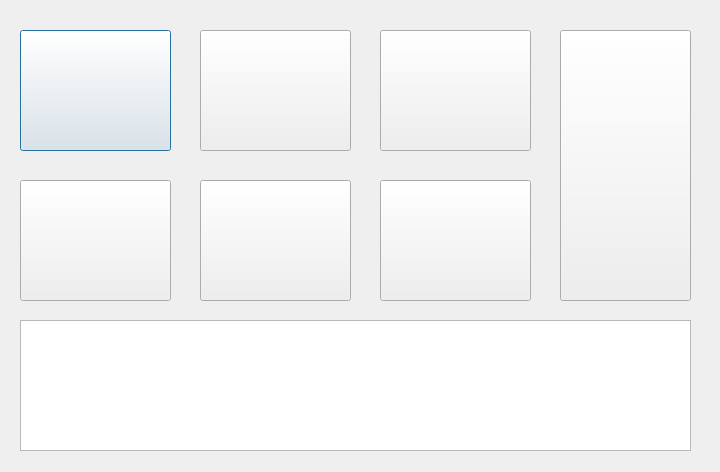
<?xml version="1.0" encoding="UTF-8"?>
<ui version="4.0">
 <class>Dialog</class>
 <widget class="QDialog" name="Dialog">
  <property name="geometry">
   <rect>
    <x>0</x>
    <y>0</y>
    <width>720</width>
    <height>472</height>
   </rect>
  </property>
  <property name="cursor">
   <cursorShape>ArrowCursor</cursorShape>
  </property>
  <property name="mouseTracking">
   <bool>false</bool>
  </property>
  <property name="windowTitle">
   <string>서빙 로봇 제어</string>
  </property>
  <property name="windowIcon">
   <iconset>
    <normaloff>../../../../icon/free-icon-food-serving-11746816.png</normaloff>../../../../icon/free-icon-food-serving-11746816.png</iconset>
  </property>
  <widget class="QPushButton" name="table1_button">
   <property name="geometry">
    <rect>
     <x>20</x>
     <y>30</y>
     <width>151</width>
     <height>121</height>
    </rect>
   </property>
   <property name="cursor">
    <cursorShape>PointingHandCursor</cursorShape>
   </property>
   <property name="icon">
    <iconset>
     <normaloff>../img/free-icon-number-1-3097244.png</normaloff>../img/free-icon-number-1-3097244.png</iconset>
   </property>
   <property name="iconSize">
    <size>
     <width>80</width>
     <height>80</height>
    </size>
   </property>
   <property name="checkable">
    <bool>false</bool>
   </property>
  </widget>
  <widget class="QPushButton" name="table2_button">
   <property name="geometry">
    <rect>
     <x>200</x>
     <y>30</y>
     <width>151</width>
     <height>121</height>
    </rect>
   </property>
   <property name="cursor">
    <cursorShape>PointingHandCursor</cursorShape>
   </property>
   <property name="text">
    <string/>
   </property>
   <property name="icon">
    <iconset>
     <normaloff>../img/free-icon-two-3097266.png</normaloff>../img/free-icon-two-3097266.png</iconset>
   </property>
   <property name="iconSize">
    <size>
     <width>80</width>
     <height>80</height>
    </size>
   </property>
   <property name="checkable">
    <bool>false</bool>
   </property>
  </widget>
  <widget class="QPushButton" name="table3_button">
   <property name="geometry">
    <rect>
     <x>380</x>
     <y>30</y>
     <width>151</width>
     <height>121</height>
    </rect>
   </property>
   <property name="cursor">
    <cursorShape>PointingHandCursor</cursorShape>
   </property>
   <property name="text">
    <string/>
   </property>
   <property name="icon">
    <iconset>
     <normaloff>../img/free-icon-three-3097290.png</normaloff>../img/free-icon-three-3097290.png</iconset>
   </property>
   <property name="iconSize">
    <size>
     <width>80</width>
     <height>80</height>
    </size>
   </property>
   <property name="checkable">
    <bool>false</bool>
   </property>
  </widget>
  <widget class="QPushButton" name="table4_button">
   <property name="geometry">
    <rect>
     <x>20</x>
     <y>180</y>
     <width>151</width>
     <height>121</height>
    </rect>
   </property>
   <property name="cursor">
    <cursorShape>PointingHandCursor</cursorShape>
   </property>
   <property name="text">
    <string/>
   </property>
   <property name="icon">
    <iconset>
     <normaloff>../img/free-icon-four-3097314.png</normaloff>../img/free-icon-four-3097314.png</iconset>
   </property>
   <property name="iconSize">
    <size>
     <width>80</width>
     <height>80</height>
    </size>
   </property>
   <property name="checkable">
    <bool>false</bool>
   </property>
  </widget>
  <widget class="QPushButton" name="table5_button">
   <property name="geometry">
    <rect>
     <x>200</x>
     <y>180</y>
     <width>151</width>
     <height>121</height>
    </rect>
   </property>
   <property name="cursor">
    <cursorShape>PointingHandCursor</cursorShape>
   </property>
   <property name="text">
    <string/>
   </property>
   <property name="icon">
    <iconset>
     <normaloff>../img/free-icon-five-3097359.png</normaloff>../img/free-icon-five-3097359.png</iconset>
   </property>
   <property name="iconSize">
    <size>
     <width>80</width>
     <height>80</height>
    </size>
   </property>
   <property name="checkable">
    <bool>false</bool>
   </property>
  </widget>
  <widget class="QPushButton" name="table6_button">
   <property name="geometry">
    <rect>
     <x>380</x>
     <y>180</y>
     <width>151</width>
     <height>121</height>
    </rect>
   </property>
   <property name="cursor">
    <cursorShape>PointingHandCursor</cursorShape>
   </property>
   <property name="text">
    <string/>
   </property>
   <property name="icon">
    <iconset>
     <normaloff>../img/free-icon-six-3097364.png</normaloff>../img/free-icon-six-3097364.png</iconset>
   </property>
   <property name="iconSize">
    <size>
     <width>80</width>
     <height>80</height>
    </size>
   </property>
   <property name="checkable">
    <bool>false</bool>
   </property>
  </widget>
  <widget class="QPushButton" name="kitchen_button">
   <property name="geometry">
    <rect>
     <x>560</x>
     <y>30</y>
     <width>131</width>
     <height>271</height>
    </rect>
   </property>
   <property name="cursor">
    <cursorShape>PointingHandCursor</cursorShape>
   </property>
   <property name="icon">
    <iconset>
     <normaloff>../img/free-icon-return-15821490.png</normaloff>../img/free-icon-return-15821490.png</iconset>
   </property>
   <property name="iconSize">
    <size>
     <width>80</width>
     <height>100</height>
    </size>
   </property>
  </widget>
  <widget class="QTextEdit" name="message_display">
   <property name="geometry">
    <rect>
     <x>20</x>
     <y>320</y>
     <width>671</width>
     <height>131</height>
    </rect>
   </property>
   <property name="cursor" stdset="0">
    <cursorShape>ArrowCursor</cursorShape>
   </property>
   <property name="readOnly">
    <bool>true</bool>
   </property>
   <property name="html">
    <string>&lt;!DOCTYPE HTML PUBLIC &quot;-//W3C//DTD HTML 4.0//EN&quot; &quot;http://www.w3.org/TR/REC-html40/strict.dtd&quot;&gt;
&lt;html&gt;&lt;head&gt;&lt;meta name=&quot;qrichtext&quot; content=&quot;1&quot; /&gt;&lt;style type=&quot;text/css&quot;&gt;
p, li { white-space: pre-wrap; }
&lt;/style&gt;&lt;/head&gt;&lt;body style=&quot; font-family:'Ubuntu'; font-size:11pt; font-weight:400; font-style:normal;&quot;&gt;
&lt;p style=&quot;-qt-paragraph-type:empty; margin-top:0px; margin-bottom:0px; margin-left:0px; margin-right:0px; -qt-block-indent:0; text-indent:0px;&quot;&gt;&lt;br /&gt;&lt;/p&gt;&lt;/body&gt;&lt;/html&gt;</string>
   </property>
  </widget>
 </widget>
 <resources/>
 <connections/>
</ui>
